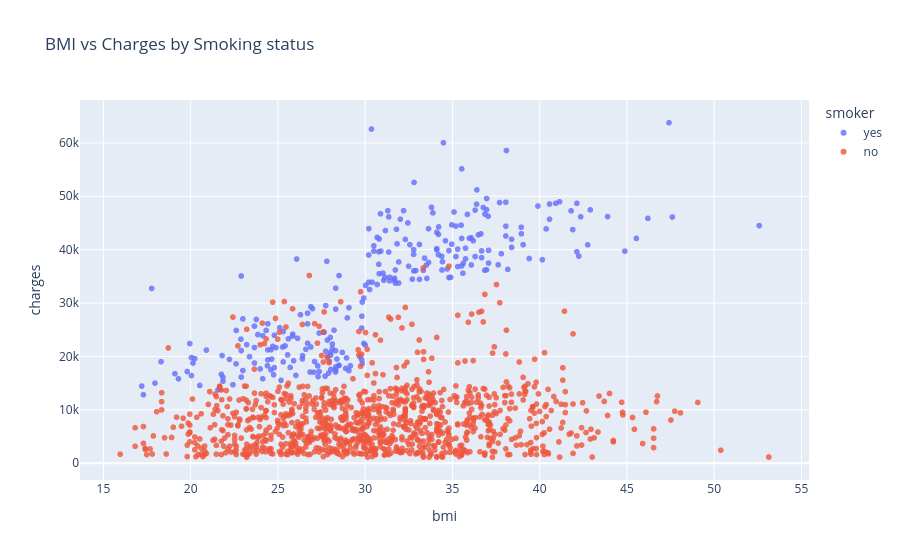

Write notebook code for a chart like this one.
### Markdown cell above
### BMI and Charges relationship

### Code cell
px.scatter(
    data_frame=medical_df,
    x = 'bmi',
    y = 'charges',
    color = 'smoker',
    hover_data = ['sex'],
    opacity=0.8,
    title='BMI vs Charges by Smoking status'
)

### Figure 1 — Plotly figure (JSON) as saved in the notebook; plotly's stock layout.template omitted (floating-point values rounded to 4 significant figures; data arrays with more than 128 entries replaced by an {"elided": "..."} marker saying what was removed)
{"data": [{"customdata": {"elided": "274x1 int values"}, "hovertemplate": "smoker=yes<br>bmi=%{x}<br>charges=%{y}<br>sex=%{customdata[0]}<extra></extra>", "legendgroup": "yes", "marker": {"color": "#636efa", "opacity": 0.8, "symbol": "circle"}, "mode": "markers", "name": "yes", "showlegend": true, "type": "scattergl", "x": {"elided": "274 float values"}, "xaxis": "x", "y": {"elided": "274 float values"}, "yaxis": "y"}, {"customdata": {"elided": "1064x1 int values"}, "hovertemplate": "smoker=no<br>bmi=%{x}<br>charges=%{y}<br>sex=%{customdata[0]}<extra></extra>", "legendgroup": "no", "marker": {"color": "#EF553B", "opacity": 0.8, "symbol": "circle"}, "mode": "markers", "name": "no", "showlegend": true, "type": "scattergl", "x": {"elided": "1064 float values"}, "xaxis": "x", "y": {"elided": "1064 float values"}, "yaxis": "y"}], "layout": {"legend": {"title": {"text": "smoker"}, "tracegroupgap": 0}, "title": {"text": "BMI vs Charges by Smoking status"}, "xaxis": {"anchor": "y", "domain": [0, 1], "title": {"text": "bmi"}}, "yaxis": {"anchor": "x", "domain": [0, 1], "title": {"text": "charges"}}}}
